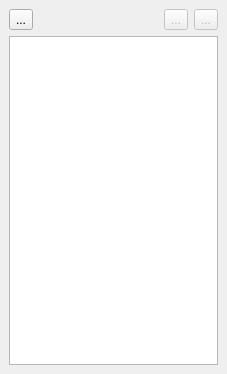
<?xml version="1.0" encoding="UTF-8"?>
<ui version="4.0">
 <class>OsmUndoRedoDockWidget</class>
 <widget class="QDockWidget" name="OsmUndoRedoDockWidget">
  <property name="geometry">
   <rect>
    <x>0</x>
    <y>0</y>
    <width>227</width>
    <height>374</height>
   </rect>
  </property>
  <property name="allowedAreas">
   <set>Qt::AllDockWidgetAreas</set>
  </property>
  <property name="windowTitle">
   <string>OSM Edit History</string>
  </property>
  <widget class="QWidget" name="dockWidgetContents">
   <layout class="QVBoxLayout">
    <item>
     <layout class="QHBoxLayout">
      <item>
       <widget class="QToolButton" name="clearButton">
        <property name="toolTip">
         <string>Clear all</string>
        </property>
        <property name="statusTip">
         <string>Clear all</string>
        </property>
        <property name="whatsThis">
         <string>Clear all</string>
        </property>
        <property name="text">
         <string>...</string>
        </property>
       </widget>
      </item>
      <item>
       <spacer>
        <property name="orientation">
         <enum>Qt::Horizontal</enum>
        </property>
        <property name="sizeHint" stdset="0">
         <size>
          <width>40</width>
          <height>20</height>
         </size>
        </property>
       </spacer>
      </item>
      <item>
       <widget class="QToolButton" name="undoButton">
        <property name="enabled">
         <bool>false</bool>
        </property>
        <property name="toolTip">
         <string>Undo</string>
        </property>
        <property name="statusTip">
         <string>Undo</string>
        </property>
        <property name="whatsThis">
         <string>Undo</string>
        </property>
        <property name="text">
         <string>...</string>
        </property>
       </widget>
      </item>
      <item>
       <widget class="QToolButton" name="redoButton">
        <property name="enabled">
         <bool>false</bool>
        </property>
        <property name="toolTip">
         <string>Redo</string>
        </property>
        <property name="statusTip">
         <string>Redo</string>
        </property>
        <property name="whatsThis">
         <string>Redo</string>
        </property>
        <property name="text">
         <string>...</string>
        </property>
       </widget>
      </item>
     </layout>
    </item>
    <item>
     <widget class="QListWidget" name="actionList"/>
    </item>
   </layout>
  </widget>
 </widget>
 <resources/>
 <connections/>
</ui>
